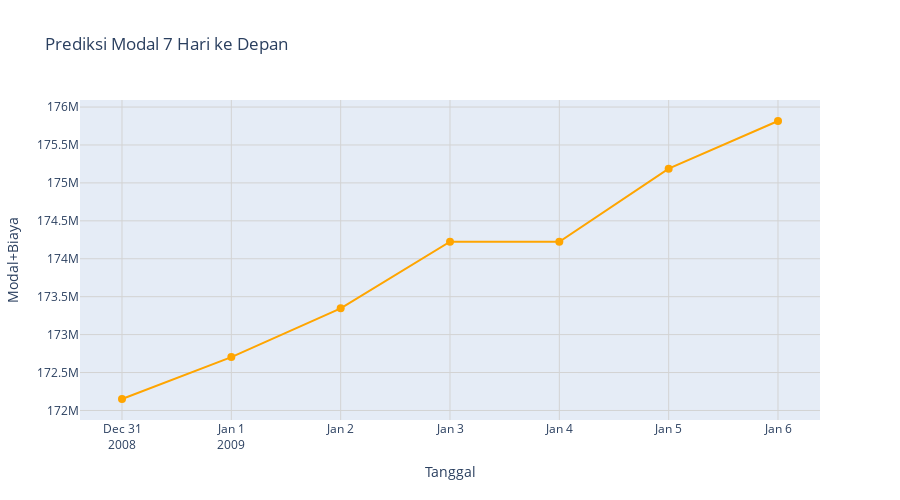

Notebook source saved alongside this figure:
### Code cell
fn.plot_future_predictions(future_dates, future_predictions)

### Figure 1 — Plotly figure (JSON) as saved in the notebook; plotly's stock layout.template omitted (floating-point values rounded to 4 significant figures)
{"data": [{"line": {"color": "orange", "width": 2}, "marker": {"color": "orange", "size": 8}, "mode": "lines+markers", "name": "Prediksi Modal Masa Depan", "type": "scatter", "x": ["2008-12-31", "2009-01-01", "2009-01-02", "2009-01-03", "2009-01-04", "2009-01-05", "2009-01-06"], "y": [172200000.0, 172700000.0, 173300000.0, 174200000.0, 174200000.0, 175200000.0, 175800000.0]}], "layout": {"height": 500, "hovermode": "x unified", "legend": {"title": {"text": "Legend"}}, "title": {"text": "Prediksi Modal 7 Hari ke Depan"}, "xaxis": {"gridcolor": "LightGray", "gridwidth": 1, "showgrid": true, "title": {"text": "Tanggal"}}, "yaxis": {"gridcolor": "LightGray", "gridwidth": 1, "showgrid": true, "title": {"text": "Modal+Biaya"}}}}
